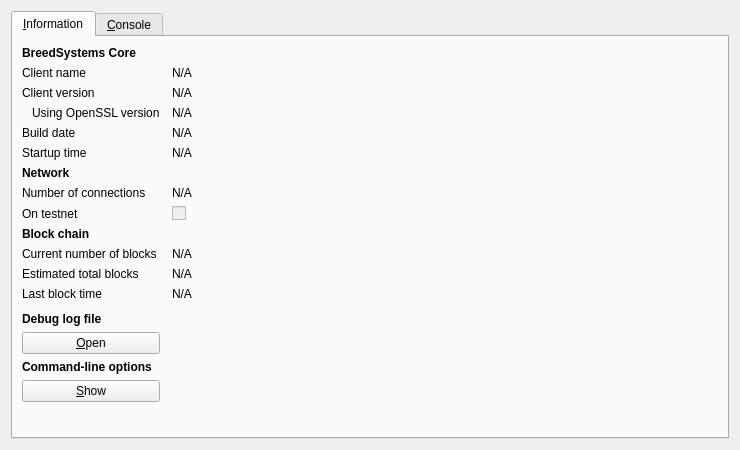
<?xml version="1.0" encoding="UTF-8"?>
<ui version="4.0">
 <class>RPCConsole</class>
 <widget class="QDialog" name="RPCConsole">
  <property name="geometry">
   <rect>
    <x>0</x>
    <y>0</y>
    <width>740</width>
    <height>450</height>
   </rect>
  </property>
  <property name="windowTitle">
   <string>BreedSystems - Debug window</string>
  </property>
  <layout class="QVBoxLayout" name="verticalLayout_2">
   <item>
    <widget class="QTabWidget" name="tabWidget">
     <property name="currentIndex">
      <number>0</number>
     </property>
     <widget class="QWidget" name="tab_info">
      <attribute name="title">
       <string>&amp;Information</string>
      </attribute>
      <layout class="QGridLayout" name="gridLayout" columnstretch="0,1">
       <property name="horizontalSpacing">
        <number>12</number>
       </property>
       <item row="0" column="0">
        <widget class="QLabel" name="label_9">
         <property name="font">
          <font>
           <weight>75</weight>
           <bold>true</bold>
          </font>
         </property>
         <property name="text">
          <string>BreedSystems Core</string>
         </property>
        </widget>
       </item>
       <item row="1" column="0">
        <widget class="QLabel" name="label_5">
         <property name="text">
          <string>Client name</string>
         </property>
        </widget>
       </item>
       <item row="1" column="1">
        <widget class="QLabel" name="clientName">
         <property name="cursor">
          <cursorShape>IBeamCursor</cursorShape>
         </property>
         <property name="text">
          <string>N/A</string>
         </property>
         <property name="textFormat">
          <enum>Qt::PlainText</enum>
         </property>
         <property name="textInteractionFlags">
          <set>Qt::LinksAccessibleByMouse|Qt::TextSelectableByKeyboard|Qt::TextSelectableByMouse</set>
         </property>
        </widget>
       </item>
       <item row="2" column="0">
        <widget class="QLabel" name="label_6">
         <property name="text">
          <string>Client version</string>
         </property>
        </widget>
       </item>
       <item row="2" column="1">
        <widget class="QLabel" name="clientVersion">
         <property name="cursor">
          <cursorShape>IBeamCursor</cursorShape>
         </property>
         <property name="text">
          <string>N/A</string>
         </property>
         <property name="textFormat">
          <enum>Qt::PlainText</enum>
         </property>
         <property name="textInteractionFlags">
          <set>Qt::LinksAccessibleByMouse|Qt::TextSelectableByKeyboard|Qt::TextSelectableByMouse</set>
         </property>
        </widget>
       </item>
       <item row="3" column="0">
        <widget class="QLabel" name="label_14">
         <property name="text">
          <string>Using OpenSSL version</string>
         </property>
         <property name="indent">
          <number>10</number>
         </property>
        </widget>
       </item>
       <item row="3" column="1">
        <widget class="QLabel" name="openSSLVersion">
         <property name="cursor">
          <cursorShape>IBeamCursor</cursorShape>
         </property>
         <property name="text">
          <string>N/A</string>
         </property>
         <property name="textFormat">
          <enum>Qt::PlainText</enum>
         </property>
         <property name="textInteractionFlags">
          <set>Qt::LinksAccessibleByMouse|Qt::TextSelectableByKeyboard|Qt::TextSelectableByMouse</set>
         </property>
        </widget>
       </item>
       <item row="4" column="0">
        <widget class="QLabel" name="label_12">
         <property name="text">
          <string>Build date</string>
         </property>
        </widget>
       </item>
       <item row="4" column="1">
        <widget class="QLabel" name="buildDate">
         <property name="cursor">
          <cursorShape>IBeamCursor</cursorShape>
         </property>
         <property name="text">
          <string>N/A</string>
         </property>
         <property name="textFormat">
          <enum>Qt::PlainText</enum>
         </property>
         <property name="textInteractionFlags">
          <set>Qt::LinksAccessibleByMouse|Qt::TextSelectableByKeyboard|Qt::TextSelectableByMouse</set>
         </property>
        </widget>
       </item>
       <item row="5" column="0">
        <widget class="QLabel" name="label_13">
         <property name="text">
          <string>Startup time</string>
         </property>
        </widget>
       </item>
       <item row="5" column="1">
        <widget class="QLabel" name="startupTime">
         <property name="cursor">
          <cursorShape>IBeamCursor</cursorShape>
         </property>
         <property name="text">
          <string>N/A</string>
         </property>
         <property name="textFormat">
          <enum>Qt::PlainText</enum>
         </property>
         <property name="textInteractionFlags">
          <set>Qt::LinksAccessibleByMouse|Qt::TextSelectableByKeyboard|Qt::TextSelectableByMouse</set>
         </property>
        </widget>
       </item>
       <item row="6" column="0">
        <widget class="QLabel" name="label_11">
         <property name="font">
          <font>
           <weight>75</weight>
           <bold>true</bold>
          </font>
         </property>
         <property name="text">
          <string>Network</string>
         </property>
        </widget>
       </item>
       <item row="7" column="0">
        <widget class="QLabel" name="label_7">
         <property name="text">
          <string>Number of connections</string>
         </property>
        </widget>
       </item>
       <item row="7" column="1">
        <widget class="QLabel" name="numberOfConnections">
         <property name="cursor">
          <cursorShape>IBeamCursor</cursorShape>
         </property>
         <property name="text">
          <string>N/A</string>
         </property>
         <property name="textFormat">
          <enum>Qt::PlainText</enum>
         </property>
         <property name="textInteractionFlags">
          <set>Qt::LinksAccessibleByMouse|Qt::TextSelectableByKeyboard|Qt::TextSelectableByMouse</set>
         </property>
        </widget>
       </item>
       <item row="8" column="0">
        <widget class="QLabel" name="label_8">
         <property name="text">
          <string>On testnet</string>
         </property>
        </widget>
       </item>
       <item row="8" column="1">
        <widget class="QCheckBox" name="isTestNet">
         <property name="enabled">
          <bool>false</bool>
         </property>
         <property name="text">
          <string/>
         </property>
        </widget>
       </item>
       <item row="9" column="0">
        <widget class="QLabel" name="label_10">
         <property name="font">
          <font>
           <weight>75</weight>
           <bold>true</bold>
          </font>
         </property>
         <property name="text">
          <string>Block chain</string>
         </property>
        </widget>
       </item>
       <item row="10" column="0">
        <widget class="QLabel" name="label_3">
         <property name="text">
          <string>Current number of blocks</string>
         </property>
        </widget>
       </item>
       <item row="10" column="1">
        <widget class="QLabel" name="numberOfBlocks">
         <property name="cursor">
          <cursorShape>IBeamCursor</cursorShape>
         </property>
         <property name="text">
          <string>N/A</string>
         </property>
         <property name="textFormat">
          <enum>Qt::PlainText</enum>
         </property>
         <property name="textInteractionFlags">
          <set>Qt::LinksAccessibleByMouse|Qt::TextSelectableByKeyboard|Qt::TextSelectableByMouse</set>
         </property>
        </widget>
       </item>
       <item row="11" column="0">
        <widget class="QLabel" name="label_4">
         <property name="text">
          <string>Estimated total blocks</string>
         </property>
        </widget>
       </item>
       <item row="11" column="1">
        <widget class="QLabel" name="totalBlocks">
         <property name="cursor">
          <cursorShape>IBeamCursor</cursorShape>
         </property>
         <property name="text">
          <string>N/A</string>
         </property>
         <property name="textFormat">
          <enum>Qt::PlainText</enum>
         </property>
         <property name="textInteractionFlags">
          <set>Qt::LinksAccessibleByMouse|Qt::TextSelectableByKeyboard|Qt::TextSelectableByMouse</set>
         </property>
        </widget>
       </item>
       <item row="12" column="0">
        <widget class="QLabel" name="label_2">
         <property name="text">
          <string>Last block time</string>
         </property>
        </widget>
       </item>
       <item row="12" column="1">
        <widget class="QLabel" name="lastBlockTime">
         <property name="cursor">
          <cursorShape>IBeamCursor</cursorShape>
         </property>
         <property name="text">
          <string>N/A</string>
         </property>
         <property name="textFormat">
          <enum>Qt::PlainText</enum>
         </property>
         <property name="textInteractionFlags">
          <set>Qt::LinksAccessibleByMouse|Qt::TextSelectableByKeyboard|Qt::TextSelectableByMouse</set>
         </property>
        </widget>
       </item>
       <item row="13" column="0">
        <spacer name="verticalSpacer_2">
         <property name="orientation">
          <enum>Qt::Vertical</enum>
         </property>
         <property name="sizeHint" stdset="0">
          <size>
           <width>20</width>
           <height>20</height>
          </size>
         </property>
        </spacer>
       </item>
       <item row="14" column="0">
        <widget class="QLabel" name="labelDebugLogfile">
         <property name="font">
          <font>
           <weight>75</weight>
           <bold>true</bold>
          </font>
         </property>
         <property name="text">
          <string>Debug log file</string>
         </property>
        </widget>
       </item>
       <item row="15" column="0">
        <widget class="QPushButton" name="openDebugLogfileButton">
         <property name="toolTip">
          <string>Open the BreedSystems debug log file from the current data directory. This can take a few seconds for large log files.</string>
         </property>
         <property name="text">
          <string>&amp;Open</string>
         </property>
         <property name="autoDefault">
          <bool>false</bool>
         </property>
        </widget>
       </item>
       <item row="16" column="0">
        <widget class="QLabel" name="labelCLOptions">
         <property name="font">
          <font>
           <weight>75</weight>
           <bold>true</bold>
          </font>
         </property>
         <property name="text">
          <string>Command-line options</string>
         </property>
        </widget>
       </item>
       <item row="17" column="0">
        <widget class="QPushButton" name="showCLOptionsButton">
         <property name="toolTip">
          <string>Show the BreedSystems-Qt help message to get a list with possible BreedSystems command-line options.</string>
         </property>
         <property name="text">
          <string>&amp;Show</string>
         </property>
         <property name="autoDefault">
          <bool>false</bool>
         </property>
        </widget>
       </item>
       <item row="18" column="0">
        <spacer name="verticalSpacer">
         <property name="orientation">
          <enum>Qt::Vertical</enum>
         </property>
         <property name="sizeHint" stdset="0">
          <size>
           <width>20</width>
           <height>40</height>
          </size>
         </property>
        </spacer>
       </item>
      </layout>
     </widget>
     <widget class="QWidget" name="tab_console">
      <attribute name="title">
       <string>&amp;Console</string>
      </attribute>
      <layout class="QVBoxLayout" name="verticalLayout_3">
       <property name="spacing">
        <number>3</number>
       </property>
       <item>
        <widget class="QTextEdit" name="messagesWidget">
         <property name="minimumSize">
          <size>
           <width>0</width>
           <height>100</height>
          </size>
         </property>
         <property name="readOnly">
          <bool>true</bool>
         </property>
         <property name="tabKeyNavigation" stdset="0">
          <bool>false</bool>
         </property>
         <property name="columnCount" stdset="0">
          <number>2</number>
         </property>
        </widget>
       </item>
       <item>
        <layout class="QHBoxLayout" name="horizontalLayout">
         <property name="spacing">
          <number>3</number>
         </property>
         <item>
          <widget class="QLabel" name="label">
           <property name="text">
            <string notr="true">&gt;</string>
           </property>
          </widget>
         </item>
         <item>
          <widget class="QLineEdit" name="lineEdit"/>
         </item>
         <item>
          <widget class="QPushButton" name="clearButton">
           <property name="maximumSize">
            <size>
             <width>24</width>
             <height>24</height>
            </size>
           </property>
           <property name="toolTip">
            <string>Clear console</string>
           </property>
           <property name="text">
            <string/>
           </property>
           <property name="icon">
            <iconset resource="../bitcoin.qrc">
             <normaloff>:/icons/remove</normaloff>:/icons/remove</iconset>
           </property>
           <property name="shortcut">
            <string notr="true">Ctrl+L</string>
           </property>
           <property name="autoDefault">
            <bool>false</bool>
           </property>
          </widget>
         </item>
        </layout>
       </item>
      </layout>
     </widget>
    </widget>
   </item>
  </layout>
 </widget>
 <resources>
  <include location="../bitcoin.qrc"/>
 </resources>
 <connections/>
</ui>
